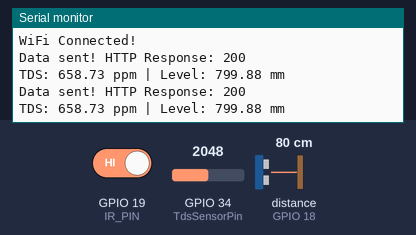
Simulated run of this sketch. Board: ESP32. Shown: the last lines printed to the serial monitor. Wiring (inferred from the names in the program): ultrasonic range finder: trigger GPIO 5; echo GPIO 18. The inputs (shaded band) are chosen by the test bench; at power-on: distance to the obstacle (sensor on GPIO 18) 80 cm, GPIO 34 (TdsSensorPin) = 2048, GPIO 19 (IR_PIN) HIGH. The echo pulse lasts 58.3 µs per cm; WiFi joins after 1.5 s; servers stay silent unless stated; uploads are accepted with an empty reply.

Above: at 2.7 s.
2.8 s: distance to the obstacle (sensor on GPIO 18) set to 2 cm
At 3.7 s:
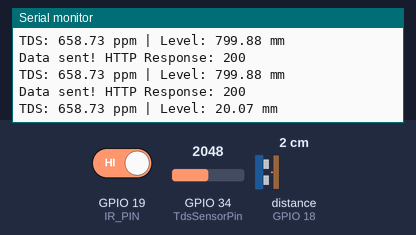
4.3 s: GPIO 34 (TdsSensorPin) set to 2866
At 4.9 s:
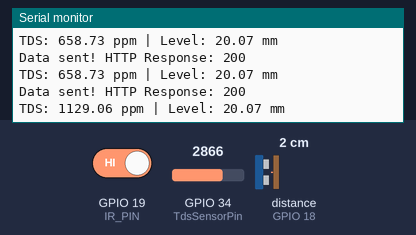
5.8 s: distance to the obstacle (sensor on GPIO 18) set to 4 cm
At 6.5 s:
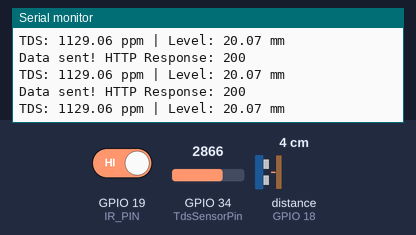
7.3 s: GPIO 34 (TdsSensorPin) set to 3603
At 7.9 s:
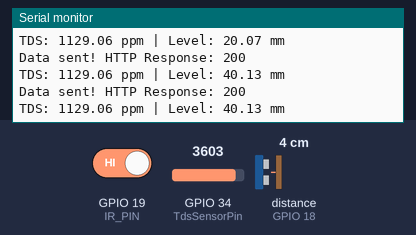
Timing chart, 0 to 9.8 s (numbered marks = the images above; inputs shaded):
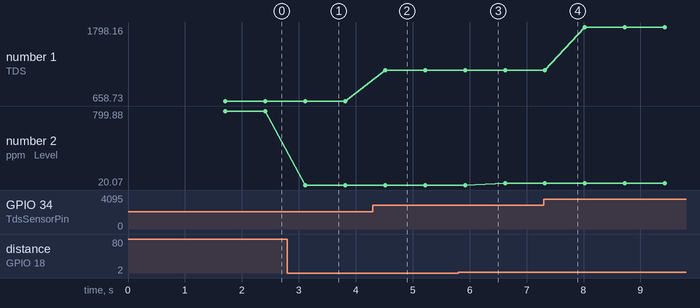

Measured:
- after the input at 2.8 s, the serial monitor: prints a new line after 0.32 s (image 1)
- after the input at 4.3 s, the serial monitor: prints a new line after 0.22 s (image 2)
- plotted number 1: 658.73 → 1129.06 after the input at 4.3 s, 1129.06 → 1798.16 after the input at 7.3 s
- plotted number 2: 799.88 → 20.07 after the input at 2.8 s, 20.07 → 40.13 after the input at 5.8 s

The sketch:

esp32_sensor.ino
```cpp
#include <WiFi.h>
#include <HTTPClient.h>
#include <EEPROM.h>
#include "GravityTDS.h"

// ==========================================
// CONFIGURATION
// ==========================================
const char* ssid = "YOUR_WIFI_SSID";
const char* password = "YOUR_WIFI_PASSWORD";
// Change this to the IP address of your laptop running the backend!
const char* serverUrl = "http://192.168.X.X:8000/api/readings";

// Pin Definitions
#define TdsSensorPin 34      // ADC Pin for TDS
#define TRIG_PIN 5           // Ultrasonic Trigger Pin
#define ECHO_PIN 18          // Ultrasonic Echo Pin
#define IR_PIN 19            // IR Break Beam Pin (Optional)

GravityTDS gravityTds;
float temperature = 25.0; // Assume 25C if no temp sensor
float tdsValue = 0;
float waterLevelMm = 0;

void setup() {
    Serial.begin(115200);

    // 1. Connect to WiFi
    Serial.print("Connecting to WiFi");
    WiFi.begin(ssid, password);
    while (WiFi.status() != WL_CONNECTED) {
        delay(500);
        Serial.print(".");
    }
    Serial.println("\nWiFi Connected!");

    // 2. Initialize TDS Sensor
    gravityTds.setPin(TdsSensorPin);
    // CRITICAL FIX FOR ESP32:
    // ESP32 uses 3.3V ADC and 12-bit resolution (4096), unlike Arduino Uno (5V, 1024)
    gravityTds.setAref(3.3);
    gravityTds.setAdcRange(4096);
    gravityTds.begin();

    // 3. Initialize Ultrasonic Sensor
    pinMode(TRIG_PIN, OUTPUT);
    pinMode(ECHO_PIN, INPUT);

    // 4. Initialize IR Sensor (Optional fallback)
    pinMode(IR_PIN, INPUT_PULLUP);
}

void loop() {
    // ==========================================
    // 1. READ SENSORS
    // ==========================================

    // Read TDS
    gravityTds.setTemperature(temperature);
    gravityTds.update();
    tdsValue = gravityTds.getTdsValue();

    // Read Ultrasonic Water Level
    digitalWrite(TRIG_PIN, LOW);
    delayMicroseconds(2);
    digitalWrite(TRIG_PIN, HIGH);
    delayMicroseconds(10);
    digitalWrite(TRIG_PIN, LOW);
    long duration = pulseIn(ECHO_PIN, HIGH);
    // Speed of sound is 343 m/s. Convert time to distance in mm.
    waterLevelMm = (duration * 0.343) / 2.0;

    // Read IR Beam
    int irState = digitalRead(IR_PIN);

    // ==========================================
    // 2. SEND TO BACKEND
    // ==========================================
    if (WiFi.status() == WL_CONNECTED) {
        HTTPClient http;
        http.begin(serverUrl);
        http.addHeader("Content-Type", "application/json");

        // Construct JSON Payload manually for speed (You can also use ArduinoJson library)
        String jsonPayload = "{";
        jsonPayload += "\"type\":\"reading\",";
        jsonPayload += "\"sensor_id\":\"S4\",";
        jsonPayload += "\"timestamp_ms\":0,";
        jsonPayload += "\"water_level_mm\":" + String(waterLevelMm) + ",";
        jsonPayload += "\"tds_raw\":0,";
        jsonPayload += "\"tds_ppm\":" + String(tdsValue) + ",";
        jsonPayload += "\"ir_beam_state\":" + String(irState) + ",";
        jsonPayload += "\"uptime_ms\":" + String(millis());
        jsonPayload += "}";

        // Send POST request
        int httpResponseCode = http.POST(jsonPayload);

        if (httpResponseCode > 0) {
            Serial.print("Data sent! HTTP Response: ");
            Serial.println(httpResponseCode);
            Serial.print("TDS: "); Serial.print(tdsValue);
            Serial.print(" ppm | Level: "); Serial.print(waterLevelMm); Serial.println(" mm");
        } else {
            Serial.print("Error sending data. Code: ");
            Serial.println(httpResponseCode);
        }
        http.end();
    } else {
        Serial.println("WiFi Disconnected!");
    }

    // Send data every 500ms for real-time dashboard updates!
    delay(500);
}
```
